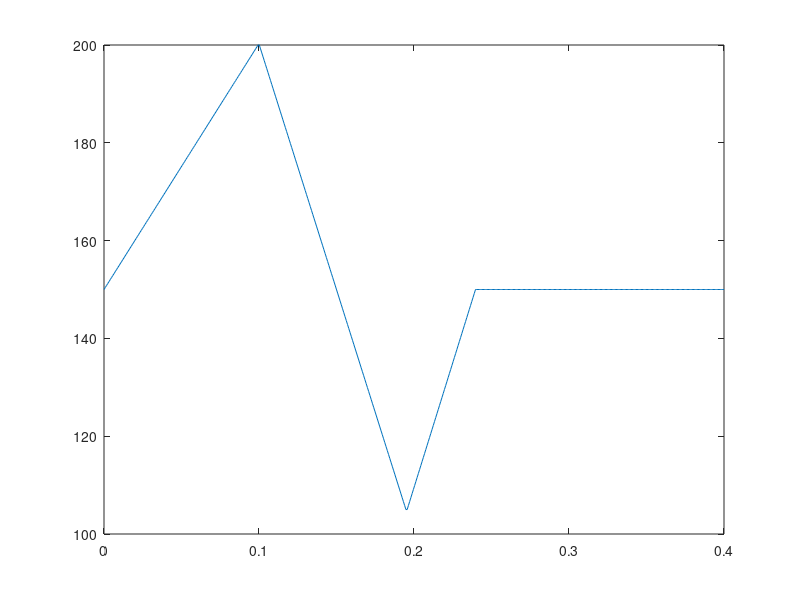

Reproduce this figure in MATLAB.
clc
close all
%% Params

stride_frequency = 2.5; % Hz
T = 1/stride_frequency;

N = 500;

V_thrust = 500; % mm/s
V_swing = 1000; % mm/s
V_return = 1000; % mm/s

L_touchdown = 150; % mm
L_liftoff = 200; % mm
L_swing = 105; % mm


%% Calculation

h = L_touchdown*ones(1,N);
t = linspace(0,T,N);

% thrust phase (1)
dh_thrust = L_liftoff - L_touchdown;
T_thrust = dh_thrust / V_thrust;
i_thrust = int32(T_thrust / T * N);
t_thrust = linspace(0,T_thrust,i_thrust);
h(1:i_thrust) = L_touchdown + (t_thrust/T_thrust).*(dh_thrust);

% swing phase (2)
dh_swing = L_swing - L_liftoff;
T_swing = -dh_swing / V_swing;
i_swing = int32(T_swing / T * N);
t_swing = -linspace(0,T_swing,i_swing);
h(i_thrust+1:i_thrust+i_swing) = L_liftoff - (t_swing/T_swing).*dh_swing;

% return phase (3)
dh_return = L_touchdown - L_swing;
T_return = dh_return / V_return;
i_return = int32(T_return / T * N);
t_return = linspace(0,T_return,i_return);
h(i_thrust+i_swing+1:i_thrust+i_swing+i_return) = L_swing + (t_return/T_return).*dh_return;

%% Visualize

figure
plot(t,h)


%% Save

x = zeros(1,N);
trajectory = [x; -h];